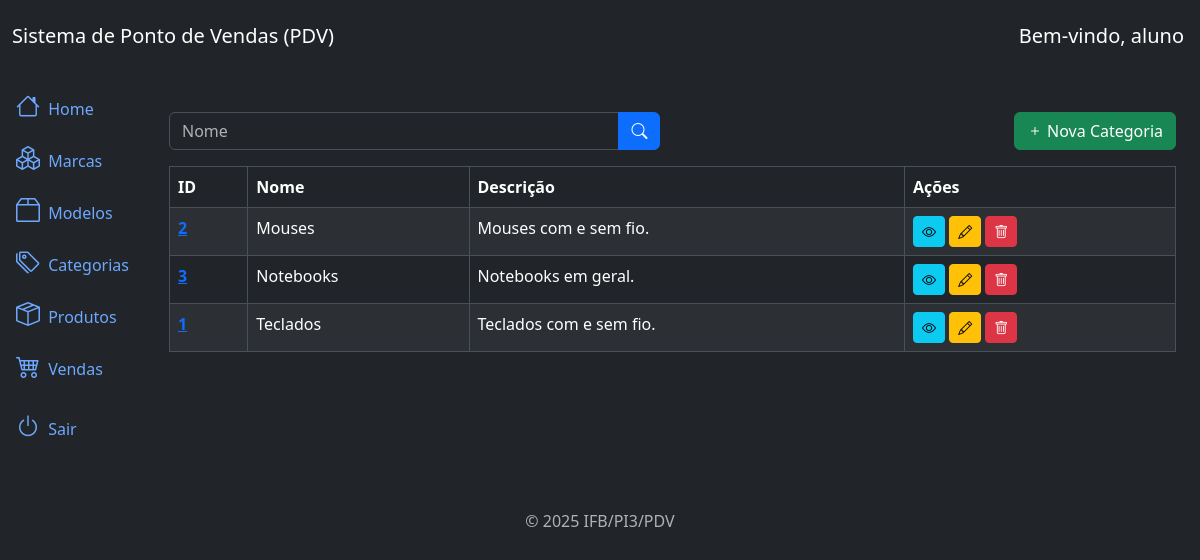
The app's page /categories/list/ (signed in) with its own data.
### categories/models.py (models this page shows, shortened)
class Category(models.Model):
    name = models.CharField(max_length=200)
    description = models.TextField(blank=True, null=True)
    created_at = models.DateTimeField(auto_now_add=True)
    update_at = models.DateTimeField(auto_now=True)
    class Meta:
        ordering = ['name']

### categories/views.py (the view)
# urls.py: path('categories/list/', views.CategoryListView.as_view(), name='category_list'),
class CategoryListView(LoginRequiredMixin, PermissionRequiredMixin, ListView):
    model = models.Category
    template_name = 'category_list.html'
    context_object_name = 'categories'
    permission_required = 'categories.view_category'
    def get_queryset(self):
        queryset = super().get_queryset()
        name = self.request.GET.get('name')
        if name:
            queryset = queryset.filter(name__icontains=name)
        return queryset

### categories/templates/category_list.html (shortened to what this page needs)
{% extends 'base.html' %}
{% block content %}
<div class="row mb-3">
  <div class="col-md-6">
    <form method="get" action="{% url 'category_list' %}">
      <div class="input-group">
        <input type="text" class="form-control" name="name" placeholder="Nome" value="{{ request.GET.name }}">
        <button type="submit" class="btn btn-primary">
          <i class="bi bi-search"></i>
        </button>
      </div>
    </form>
  </div>
  <div class="col-md-6">
    <a href="{% url 'category_create' %}" class="btn btn-success float-end">
      <i class="bi bi-plus"></i> Nova Categoria
    </a>
  </div>
</div>
<div class="table-responsive">
  <table class="table table-striped table-bordered">
    <thead class="thead-dark">
      <tr>
        <th>ID</th>
        <th>Nome</th>
        <th>Descrição</th>
        <th>Ações</th>
      </tr>
    </thead>
    <tbody>
      {% for category in categories %}
      <tr>
        <td>
          <a href="{% url 'category_detail' category.id %}" class="text-primary fw-semibold">
            {{ category.id }}
          </a>
        </td>
        <td>{{ category.name }}</td>
        <td>{{ category.description }}</td>
        <td>
          <a href="{% url 'category_detail' category.id %}" class="btn btn-info btn-sm">
            <i class="bi bi-eye"></i>
          </a>
          <a href="{% url 'category_update' category.id %}" class="btn btn-warning btn-sm">
            <i class="bi bi-pencil"></i>
          </a>
          <a href="{% url 'category_delete' category.id %}" class="btn btn-danger btn-sm btn-delete">
            <i class="bi bi-trash"></i>
          </a>
        </td>
      </tr>
      {% endfor %}
    </tbody>
  </table>
</div>
{% endblock %}

### core/templates/components/_header.html
<nav class="navbar navbar-expand-lg navbar-light bg-dark">
  <div class="container-fluid">
      <a class="navbar-brand text-white" href="#">Sistema de Ponto de Vendas (PDV)</a>
  </div>
  <div class="navbar navbar-expand-lg navbar-light bg-dark">
      {% if request.user.is_authenticated %}
          <a class="navbar-brand text-white" href="#">Bem-vindo, {{ request.user.get_full_name|default:request.user.username }}</a>
      {% endif %}
  </div>
</nav>

### records on screen
Category: id "2", name "Mouses", description "Mouses com e sem fio."
Category: id "3", name "Notebooks", description "Notebooks em geral."
Category: id "1", name "Teclados", description "Teclados com e sem fio."

### other values on screen
{{ request.user.get_full_name|default:request.user.username }} "aluno"
